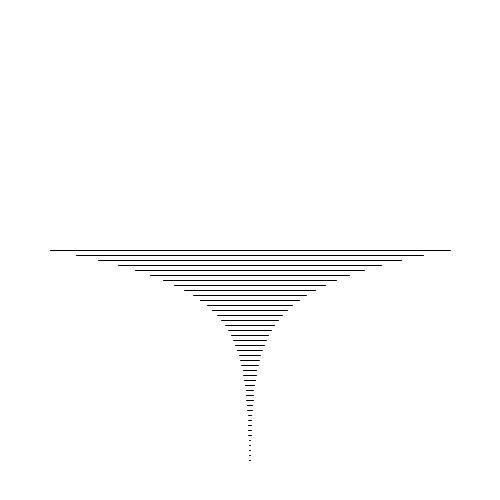
Frame 1 (no input)
Frame 60 (the mouse pressed at the canvas centre just before this capture): identical to frame 1, image omitted
Frame 120 (the mouse held since frame 60 and released just before this capture): identical to frame 1, image omitted

The Processing sketch that drew this single still picture (run headless with seeded random() and noise(); from frame 60 on, the mouse is pressed at the canvas centre):

// Processing sketch: odcinekRekurencyjny
// ── odcinekRekurencyjny.pde
void setup() {
  size(500, 500);
  noFill();
}

void draw() {
  background(255);
  odcinek(400, height/2);
}

void odcinek(float dlugosc, int y) {
  if(dlugosc > 1) { 
    line(width/2 - dlugosc/2, y , width/2 + dlugosc/2, y);
    odcinek(dlugosc / 1.15, y + 5);
  }
}
